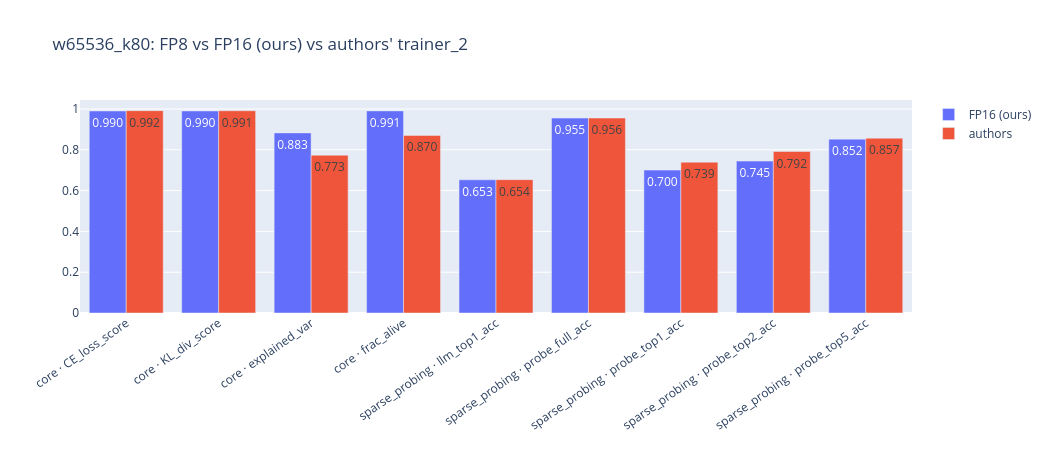

Here is the notebook cell this chart was saved with:
### Code cell
# Grouped bar: every source (FP8 TE, BF16, authors) per shared metric (L0 excluded — different scale).
source_cols = [c for c in [*prec_cols, "authors"] if c in comparison.columns]
plot_df = comparison.reset_index()
plot_df = plot_df[plot_df["metric"] != "L0"]
melted = plot_df.melt(id_vars=["eval_type", "metric"], value_vars=source_cols,
                      var_name="source", value_name="value").dropna(subset=["value"])
if not melted.empty:
    melted["label"] = melted["eval_type"] + " · " + melted["metric"]
    fig = px.bar(melted, x="label", y="value", color="source", barmode="group",
                 title=f"{MEMBER}: FP8 TE vs BF16 (ours) vs authors' trainer_{trainer}",
                 text_auto=".3f")
    fig.update_layout(height=470, width=1050, xaxis_title="", yaxis_title="",
                      xaxis_tickangle=-35, legend_title="")
    fig.show()
else:
    print("No overlapping metrics to plot (did the author fetch / eval loads succeed?).")

### Figure 1 — Plotly figure (JSON) as saved in the notebook; plotly's stock layout.template omitted (floating-point values rounded to 4 significant figures)
{"data": [{"alignmentgroup": "True", "hovertemplate": "source=FP16 (ours)<br>label=%{x}<br>value=%{y}<extra></extra>", "legendgroup": "FP16 (ours)", "marker": {"color": "#636efa", "pattern": {"shape": ""}}, "name": "FP16 (ours)", "offsetgroup": "FP16 (ours)", "orientation": "v", "showlegend": true, "textposition": "auto", "texttemplate": "%{y:.3f}", "type": "bar", "x": ["core · CE_loss_score", "core · KL_div_score", "core · explained_var", "core · frac_alive", "sparse_probing · llm_top1_acc", "sparse_probing · probe_full_acc", "sparse_probing · probe_top1_acc", "sparse_probing · probe_top2_acc", "sparse_probing · probe_top5_acc"], "xaxis": "x", "y": [0.9901, 0.9902, 0.8828, 0.9906, 0.6529, 0.9554, 0.7005, 0.7446, 0.8522], "yaxis": "y"}, {"alignmentgroup": "True", "hovertemplate": "source=authors<br>label=%{x}<br>value=%{y}<extra></extra>", "legendgroup": "authors", "marker": {"color": "#EF553B", "pattern": {"shape": ""}}, "name": "authors", "offsetgroup": "authors", "orientation": "v", "showlegend": true, "textposition": "auto", "texttemplate": "%{y:.3f}", "type": "bar", "x": ["core · CE_loss_score", "core · KL_div_score", "core · explained_var", "core · frac_alive", "sparse_probing · llm_top1_acc", "sparse_probing · probe_full_acc", "sparse_probing · probe_top1_acc", "sparse_probing · probe_top2_acc", "sparse_probing · probe_top5_acc"], "xaxis": "x", "y": [0.9918, 0.9912, 0.7734, 0.8703, 0.6535, 0.9556, 0.7393, 0.7916, 0.8569], "yaxis": "y"}], "layout": {"barmode": "group", "height": 470, "legend": {"title": {"text": ""}, "tracegroupgap": 0}, "title": {"text": "w65536_k80: FP8 vs FP16 (ours) vs authors' trainer_2"}, "width": 1050, "xaxis": {"anchor": "y", "domain": [0, 1], "tickangle": -35, "title": {"text": ""}}, "yaxis": {"anchor": "x", "domain": [0, 1], "title": {"text": ""}}}}
